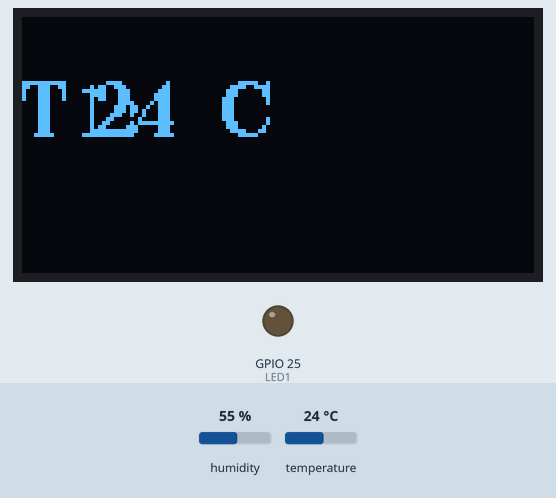
This sketch was run on a simulated ESP32. On the bench: 128×64 one-colour display, output pins drawn as LEDs (lit = HIGH). The test bench sets the inputs (shaded band); at power-on: temperature 24 °C, humidity 55 %.

Above: at 2.9 s.
3.0 s: temperature set to 26 °C
At 5.2 s:
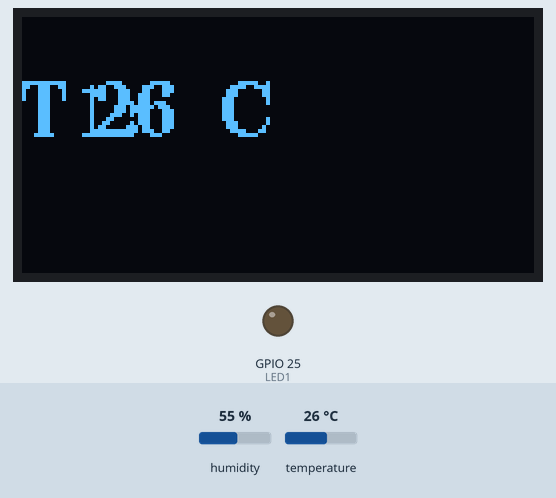
5.7 s: temperature set to 29 °C
At 7.4 s:
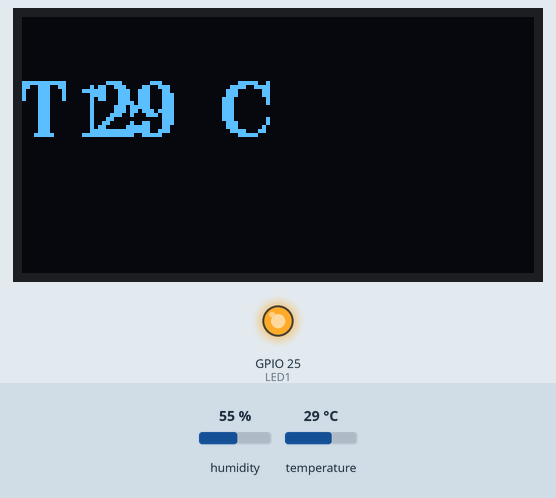
8.4 s: temperature set to 12 °C
At 11.6 s:
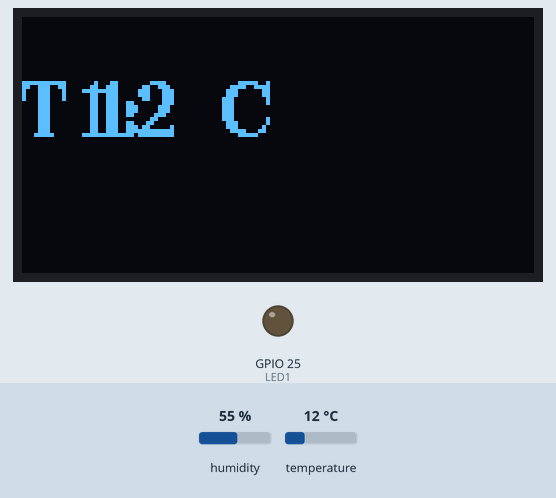
Timing chart, 0 to 13.1 s (numbered marks = the images above; inputs shaded):
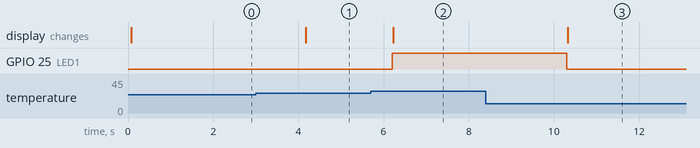

Measured:
- the behaviour switches between 27 and 28 °C on temperature (found by bisection; images 1 and 2)
- after the input at 3.0 s, the display: changes after 1.2 s (image 1)
- after the input at 5.7 s, GPIO 25 (LED1): LOW → HIGH after 0.50 s; the display: changes after 0.53 s (image 2)
- after the input at 8.4 s, GPIO 25 (LED1): HIGH → LOW after 1.9 s; the display: changes after 1.9 s (image 3)

The sketch:

ej_3.ino
```cpp
// Inclusion de librerias
#include <U8g2lib.h>
#include <Adafruit_Sensor.h>
#include <DHT.h>

#define DHTPIN 23     // Digital pin connected to the DHT sensor
#define LED1 25

// Uncomment the type of sensor in use:
//#define DHTTYPE    DHT11     // DHT 11
#define DHTTYPE    DHT11     // DHT 22 (AM2302)
//#define DHTTYPE    DHT21     // DHT 21 (AM2301)

DHT dht(DHTPIN, DHTTYPE);

/* ----------------------------------------------------------------------------------------------------- */

// Definicion de constructores y variables globales

U8G2_SH1106_128X64_NONAME_F_HW_I2C u8g2(U8G2_R0, /* reset=*/ U8X8_PIN_NONE);

/* ----------------------------------------------------------------------------------------------------- */
void  printBMP_OLED(void );


void setup()
{
  Serial.begin(115200);
  pinMode (LED1, OUTPUT);
  dht.begin();
  u8g2.begin();
}

void loop()
{
 printBMP_OLED();
    delay(2000);
}

void printBMP_OLED(void)
{
    int temp1;
    char stringtemp1[5];
	  u8g2.clearBuffer();          // clear the internal memory
    temp1 = dht.readTemperature();
    if(temp1 >= 28) {
      digitalWrite(LED1, HIGH);
    }
    else{
      digitalWrite(LED1, LOW);
    }

    u8g2.setFont(u8g2_font_ncenB14_tr); // choose a suitable font
    //u8g2.drawStr(15,15,"ALARMA!!");  // write something to the internal memory
    //u8g2.setFont(u8g2_font_ncenB08_tr); // choose a suitable font
    u8g2.drawStr(0,30,"T1: ");  // write something to the internal memory
    sprintf (stringtemp1, "%d" , temp1); ///convierto el valor float a string
    u8g2.drawStr(17,30,stringtemp1);
    u8g2.drawStr(50,30,"C");
            // transfer internal memory to the display

u8g2.sendBuffer();
}
```
